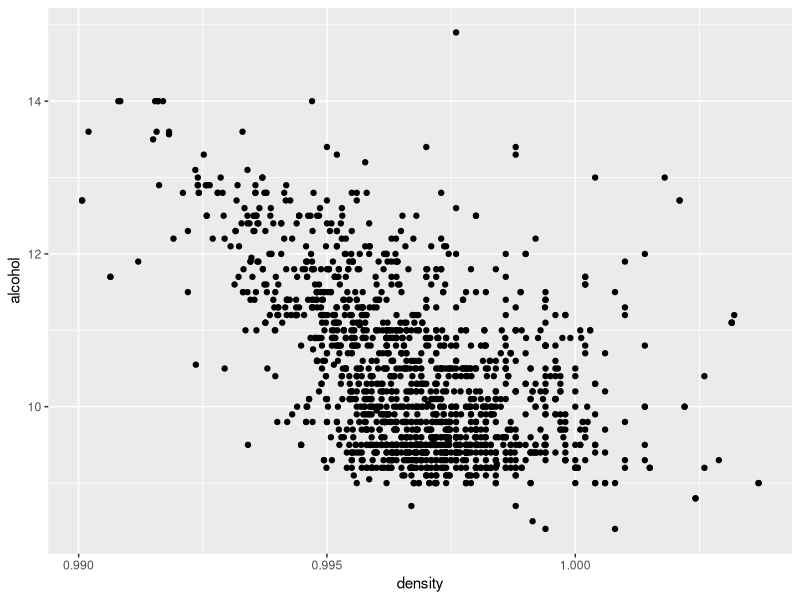
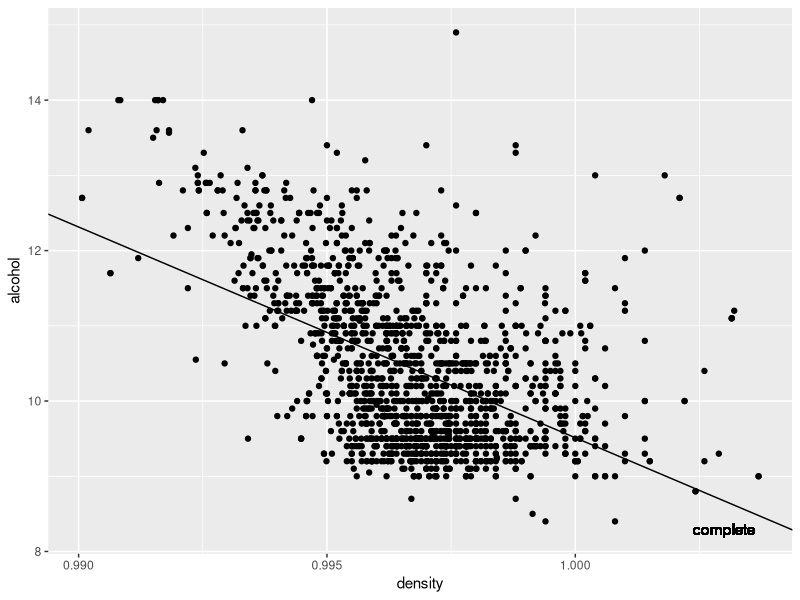
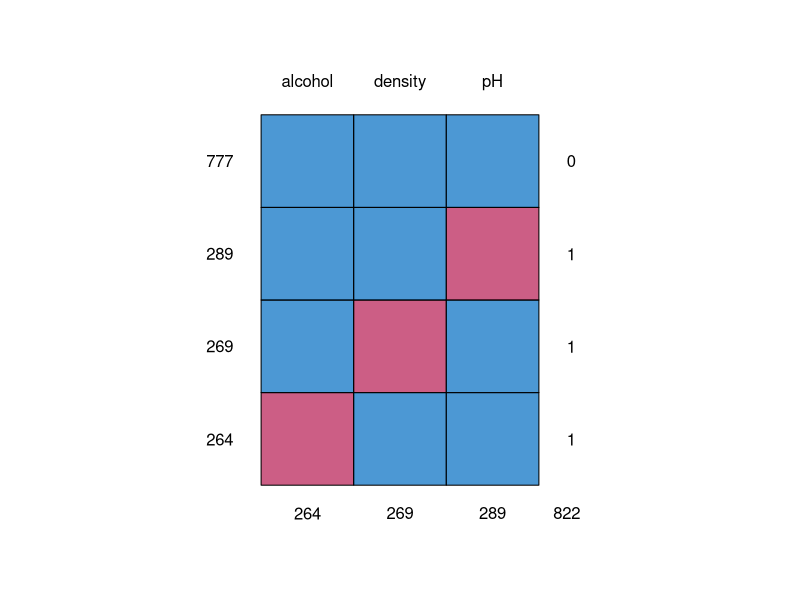
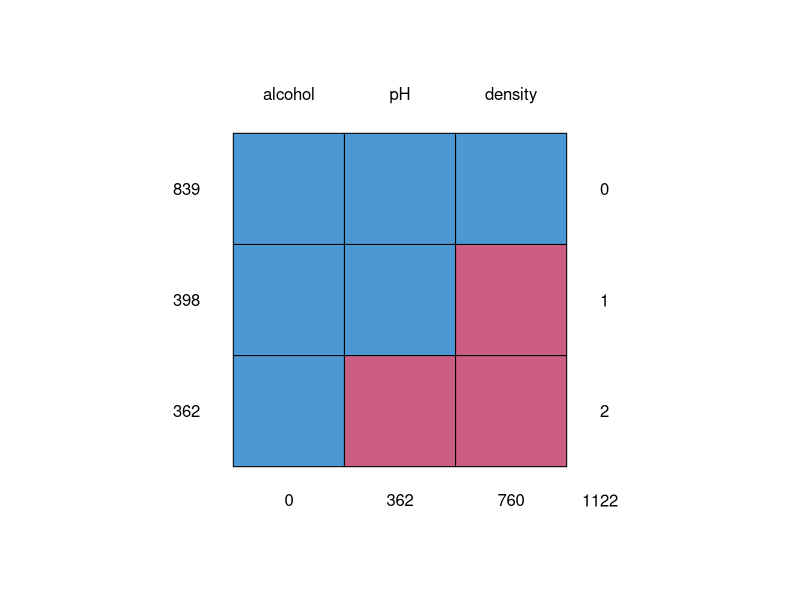
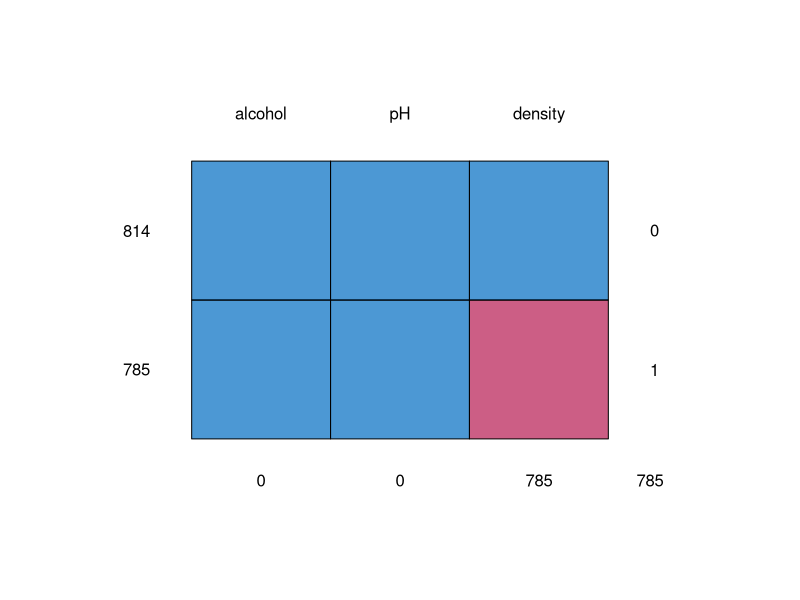
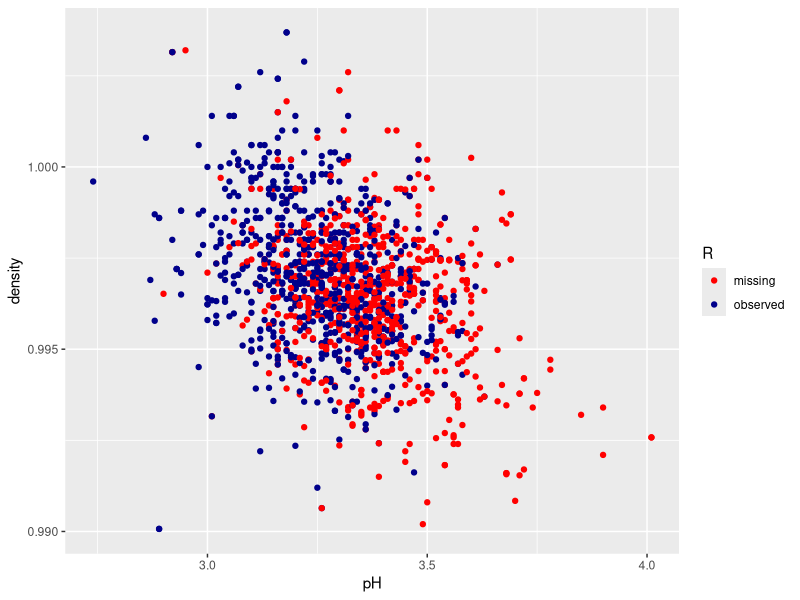
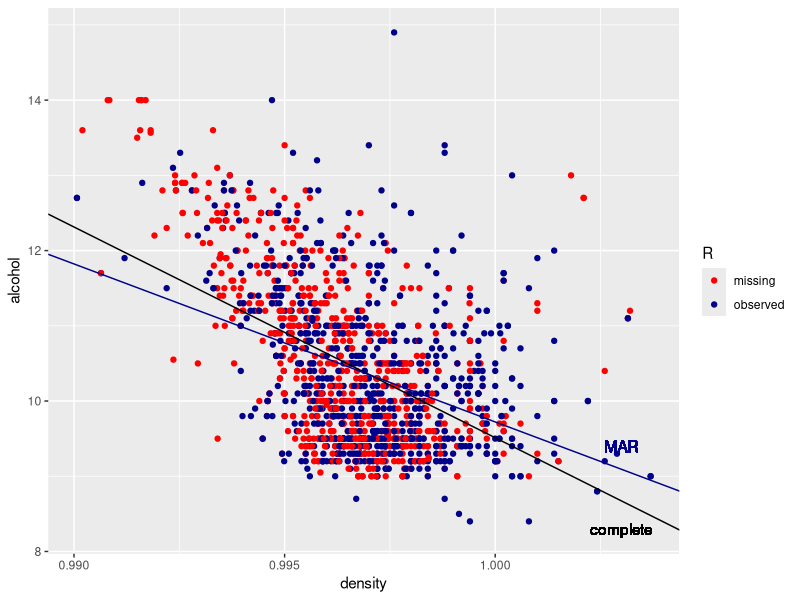
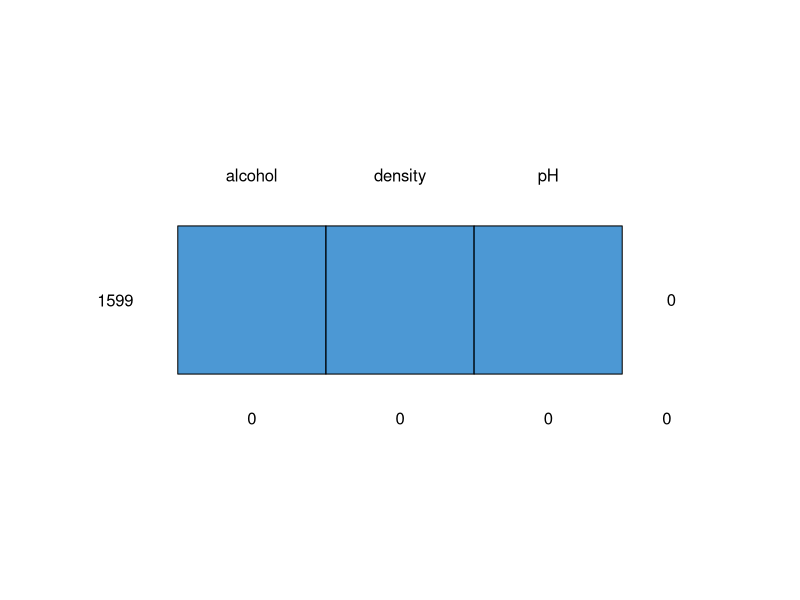

The R script that drew these images, in order:
## ---- chunk 1
library(mice, warn.conflicts = FALSE, quietly = TRUE)
library(ggplot2, warn.conflicts = FALSE, quietly = TRUE)
## ---- chunk 2
set.seed(111)
## ---- chunk 3
data <- read.csv("red_wine_quality.txt", sep = '\t')
data <- data[, c('alcohol', 'density', 'pH')]
## ---- chunk 4
nrow(data)
summary(data)
cor(data)
## ---- chunk 5
plotdata <- data
ggplot(plotdata, aes(density, alcohol)) +
  geom_point()
## ---- chunk 6
truemodel <- glm(alcohol ~ density, family = 'gaussian', data)
true_coefs <- summary(truemodel)$coefficients
true_coefs
## ---- chunk 7
ggplot(plotdata, aes(density, alcohol)) +
  geom_point() +
  geom_abline(slope = true_coefs[2, 1], 
              intercept = true_coefs[1, 1],
              color = 'black') +
  geom_text(aes(x = 1.003, y = 8.3), 
            label = 'complete', color = 'black')
## ---- chunk 8
mads <- ampute(data)
mads$patterns
## ---- chunk 9
md.pattern(mads$amp)
## ---- chunk 10
mypatterns <- matrix(c(1, 0, 1, 
                       1, 0, 0), 
                     nrow = 2, byrow = TRUE)
mypatterns
## ---- chunk 11
mads <- ampute(data = data,
               patterns = mypatterns)
inc_data <- mads$amp
md.pattern(inc_data)
## ---- chunk 12
mads$mech
mads$weights
mads$patterns
## ---- chunk 13
mads <- ampute(data = data,
               patterns = c(1, 0, 1),
               weights = c(0, 0, 1))
inc_data <- mads$amp
md.pattern(inc_data)
## ---- chunk 14
plotdata["R"] <- !is.na(inc_data$density)
ggplot(plotdata, aes(pH, density, color = R)) +
  geom_point() + 
  scale_color_manual(values = c('red', 'darkblue'), 
                     labels = c('missing', 'observed'))
## ---- chunk 15
MAR_coefs <- summary(lm(alcohol ~ density, 
                        inc_data))$coefficients

ggplot(plotdata, aes(density, alcohol, 
                     color = R)) +
  geom_point() +
  geom_text(aes(x = 1.003, y = 8.3), 
            label = 'complete', color = 'black') +
  geom_abline(slope = true_coefs[2, 1], 
              intercept = true_coefs[1, 1],
              color = 'black') +
  geom_abline(slope = MAR_coefs[2, 1], 
              intercept = MAR_coefs[1, 1],
              color = 'darkblue') +
  geom_text(aes(x = 1.003, y = 9.4), 
            label = 'MAR', color = 'darkblue') +
  scale_color_manual(values = c('red', 'darkblue'), 
                     labels = c('missing', 'observed'))
## ---- chunk 16
true_coefs
MAR_coefs
## ---- chunk 17
mean_density <- mean(inc_data$density, na.rm = TRUE)
imputations <- rep(mean_density, nrow(inc_data[is.na(inc_data$density), ]))
imp_data <- inc_data
imp_data[is.na(inc_data$density), 'density'] <- imputations
## ---- chunk 18
md.pattern(imp_data)
## ---- chunk 19
imp_coefs_mean <- summary(lm(alcohol ~ density, imp_data))$coefficients
imp_data["R"] <- !is.na(inc_data$density)

ggplot(imp_data, aes(density, alcohol, color = R)) +
  geom_point() +
  geom_abline(slope = true_coefs[2, 1], 
              intercept = true_coefs[1, 1],
              color = 'black') +
  geom_text(aes(x = 1.003, y = 8.3), 
            label = 'complete', color = 'black') +
  geom_abline(slope = MAR_coefs[2, 1], 
              intercept = MAR_coefs[1, 1],
              color = 'darkblue') +
  geom_text(aes(x = 1.003, y = 8.9), 
            label = 'MAR', color = 'darkblue') +
  geom_abline(slope = imp_coefs_mean[2, 1], 
              intercept = imp_coefs_mean[1, 1],
              color = 'orange') +
  geom_text(aes(x = 1.003, y = 9.2), 
            label = 'MEAN', color = 'orange') +
  scale_color_manual(values = c('orange', 'darkblue'), 
                     labels = c('imputed', 'observed'))
## ---- chunk 20
true_coefs
imp_coefs_mean
